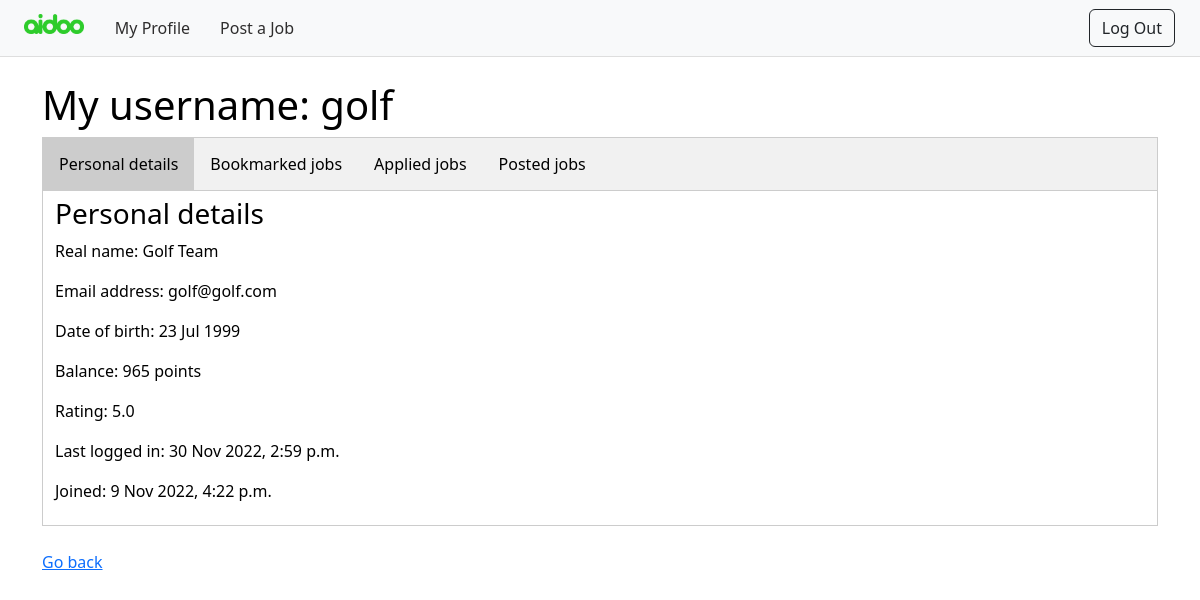
Page /profile/me (signed in) on the earlier database version.
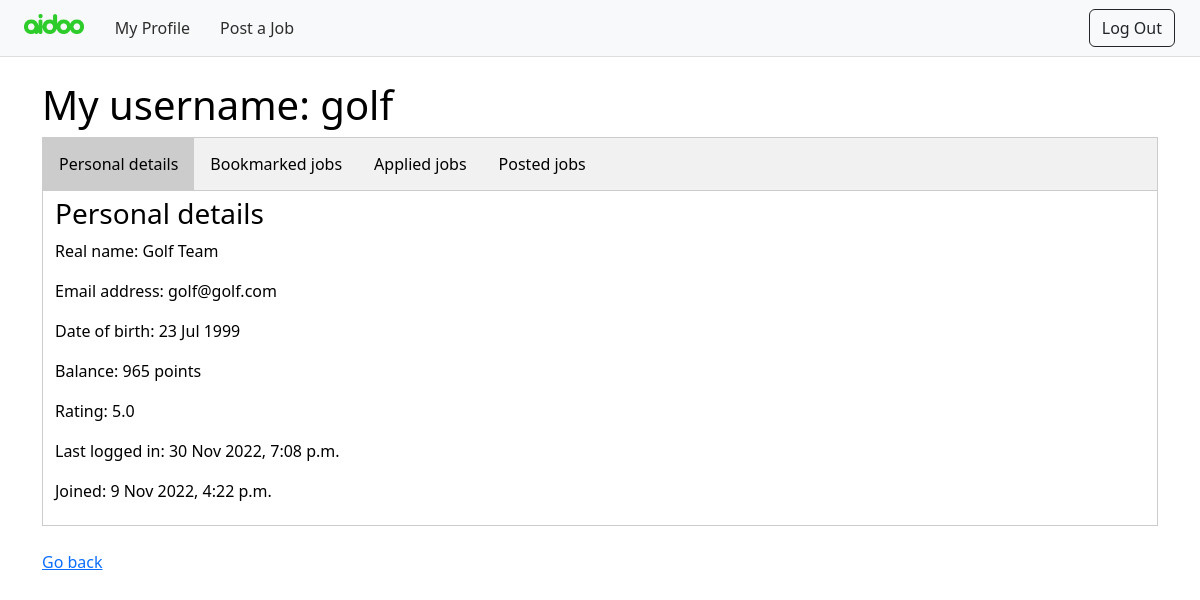
Same page on the later database version.
### userprofile/models.py (models this page shows)
class User(AbstractUser):
    balance = models.IntegerField(default=0)
    date_of_birth = models.DateField()
    rating = models.FloatField(default=0)
    REQUIRED_FIELDS = ["first_name", "last_name", "email", "date_of_birth"]

### userprofile/views.py (the view, shortened to what this page needs)
# urls.py: path("me", views.me, name="me") # My profile
def me(request):
    actual_user_id = request.user.id
    try:
        user_extended = User.objects.get(pk=actual_user_id)
    except User.DoesNotExist:
        raise Http404("User does not exist.")
    saved_jobs = []
    saved = Bookmark.objects.filter(user_id=actual_user_id)
    for job in saved:
        saved_jobs.append([job.job_id, job.saving_time])
    applied_jobs = []
    applied = Application.objects.filter(applicant_id=actual_user_id)
    for job in applied:
        applied_jobs.append([job.job_id, job.status])
    posted_jobs = []
    posted = Job.objects.filter(poster_id=actual_user_id)
    for job in posted:
        applicants = list(Application.objects.filter(job_id=job.job_id))
        posted_jobs.append([job, applicants])
    context = {
        "user": user_extended,
        "saved": saved_jobs,
        "applied": applied_jobs,
        "posted": posted_jobs,
    }
    return render(request, "userprofile/private.html",context)

### templates/userprofile/private.html (shortened to what this page needs)
{% extends 'base.html' %}
{% block content %}
<nav class="navbar navbar-expand-lg navbar-light bg-light sticky-top">
  <a class="navbar-brand" href="{% url 'home' %}"><img class="img-fluid" width="60" height="70" src="../../static/assets/logo_full.png"/></a>
  <div class="collapse navbar-collapse" id="navbarNav">
    <ul class="navbar-nav">
      <li class="nav-item">
        <a class="nav-link" href="{% url 'me' %}">My Profile</a>
      </li>
      <li class="nav-item">
        <a class="nav-link" href="{% url 'post' %}">Post a Job</a>
      </li>
    </ul>
    <ul class="navbar-nav ms-auto">
      <li class="nav-item">
        <a class="btn btn-outline-dark" href="{% url 'logout' %}">Log Out</a>
      </li>
    </ul>
  </div>
</nav>
<div class="container my-4">
  <h1>My username: {{ user.username }}</h1>
  <div class="tab">
    <button class="tablinks" onclick="openTab(event, 'details')" id="details_tab">Personal details</button>
    <button class="tablinks" onclick="openTab(event, 'saved')" id="saved_tab">Bookmarked jobs</button>
    <button class="tablinks" onclick="openTab(event, 'applied')" id="applied_tab">Applied jobs</button>
    <button class="tablinks" onclick="openTab(event, 'posted')" id="posted_tab">Posted jobs</button>
  </div>
  <div id="details" class="tabcontent">
    <h3>Personal details</h3>
    <p>Real name: {{ user.first_name }} {{ user.last_name }}</p>
    <p>Email address: {{ user.email }}</p>
    <p>Date of birth: {{ user.date_of_birth }}</p>
    <p>Balance: {{ user.balance }} points</p>
    <p>Rating: {{ user.rating }}</p>
    <p>Last logged in: {{ user.last_login }}</p>
    <p>Joined: {{ user.date_joined }}</p>
  </div>
  <br/>
  <p><a href="{% url 'home' %}">Go back</a></p>
</div>
{% endblock %}

Differences in the rows shown:
changed User "golf": last_login "30 Nov 2022, 2:59 p.m." → "30 Nov 2022, 7:08 p.m."
